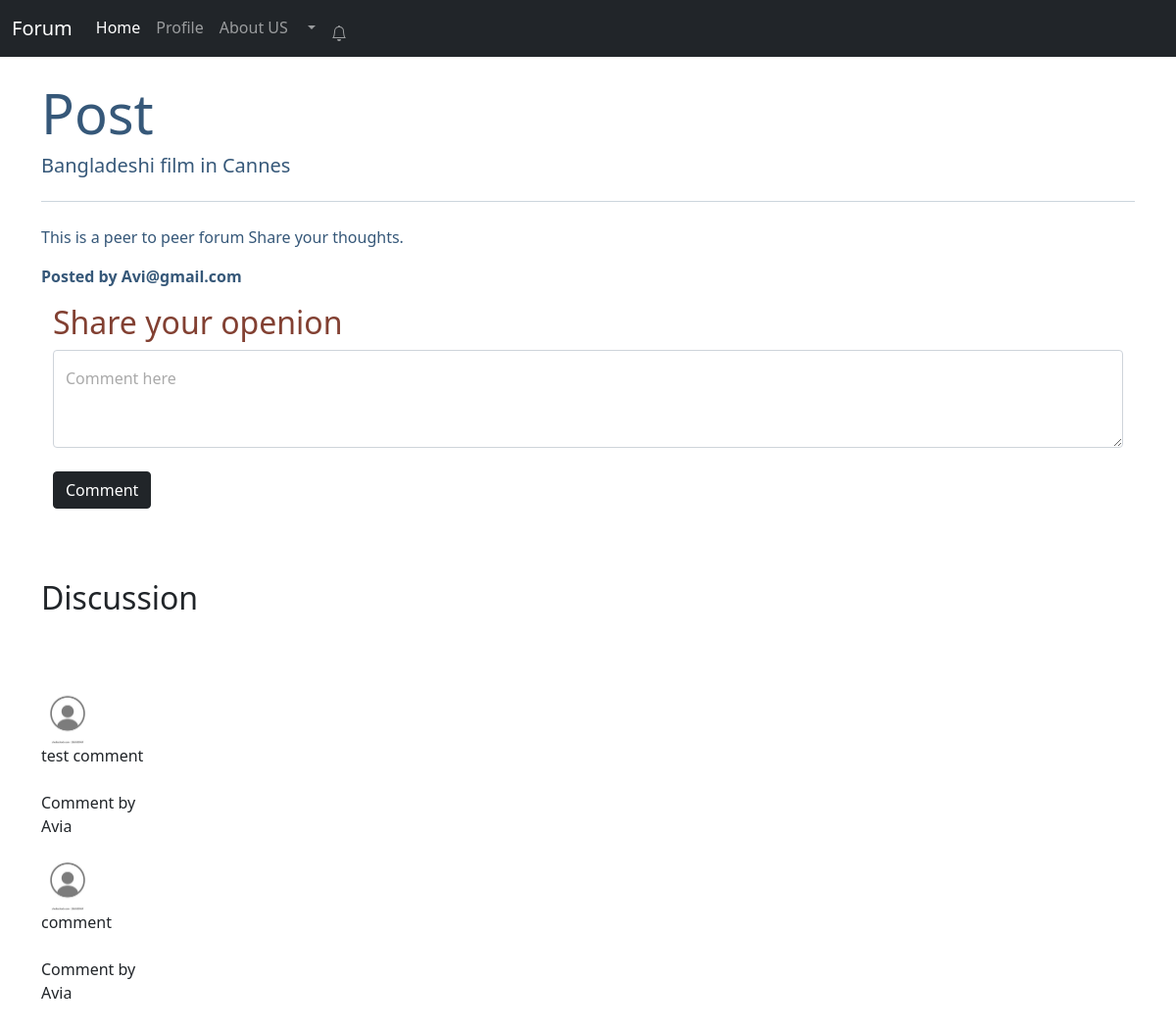
Page /post.php?postid=1 (signed in) on the committed database.
### tables this page shows
CREATE TABLE `post` (
  `post_id` int(5) NOT NULL,
  `post_titile` varchar(255) NOT NULL,
  `post_desc` text NOT NULL,
  `post_cat_id` int(5) NOT NULL,
  `post_user_id` varchar(255) NOT NULL,
  `create_time` datetime NOT NULL DEFAULT current_timestamp()
);

CREATE TABLE `cmt` (
  `comment_id` int(5) NOT NULL,
  `comment_body` text NOT NULL,
  `post_id` int(5) NOT NULL,
  `comment_by` varchar(255) NOT NULL,
  `comment_time` datetime NOT NULL DEFAULT current_timestamp()
);

### post.php (the view, shortened to what this page needs)
<?php
include("view/nav.php");
?>
<!DOCTYPE html>
<html>
<head>
    <link href="https://cdn.jsdelivr.net/npm/bootstrap@5.0.2/dist/css/bootstrap.min.css" rel="stylesheet"
>
</head>
<body>
    <?php
        $id = ((int)$_GET["postid"]);
        $sql="SELECT * FROM `post` where post_id=$id";
        $result=mysqli_query($conn, $sql);
        $get = mysqli_fetch_assoc($result);
            $desc=$get['post_desc'];
            $user=$get['post_user_id']
     ?>
    <div class="container my-4">
        <div class="jumbotron" style=color:#365879>
            <h3 class="display-4">Post </h3>
            <h5 class="lead"> <?php echo $desc;?> </h5>
            <hr class="my-4">
            <p>This is a peer to peer forum Share your thoughts.
            </p>
            <p><b>Posted by <?php echo ucfirst($user)?> </b>
            </p>
        </div>
        <div class="container">
            <h2 class="py">
                <font color=#824032>Share your openion</font>
            </h2>
            <form method="POST" action="<?php echo $_SERVER['REQUEST_URI']?>">
                <div class="form-floating">
                    <textarea class="form-control" placeholder="" id="comment" name="comment"
                        style="height: 100px"></textarea>
                    <label for="floatingTextarea2">
                        <font color=#aaa>Comment here</font>
                </div>
                <br>
                <button name="submit" type="submit" class="btn btn-dark">Comment</button>
            </form>
        </div>
        <div class="contatiner my-5" style="margin: left 20%;">
            <h2 class="py-4">Discussion</h2>
            <div class="con my-5" style="margin: right 30%;">
                <?php
                $id = ((int)$_GET["postid"]);
                $sql2="SELECT * FROM cmt WHERE post_id=$id";
                $result2=mysqli_query($conn, $sql2);
                while($row = mysqli_fetch_assoc($result2)){
                    $content=$row['comment_body'];
                    $by=$row['comment_by'];
                    echo'
                    <div class="media my-3">
                        <img src="img/2.jpg" width="54px" class=" mr-3" alt="...">
                        <div class="media-body">
                       '.$content.'
                       <p><br>Comment by <br>'.ucfirst($by).'</p>
                        </div>
                    </div>
                        ';
                }
             ?>
            </div>
        </div>
</body>
</html>

### rows in the picture
post: post_desc "Bangladeshi film in Cannes", post_user "Avi@gmail.com"
cmt: comment_body "test comment", comment_by "Avia"
cmt: comment_body "comment", comment_by "Avia"
